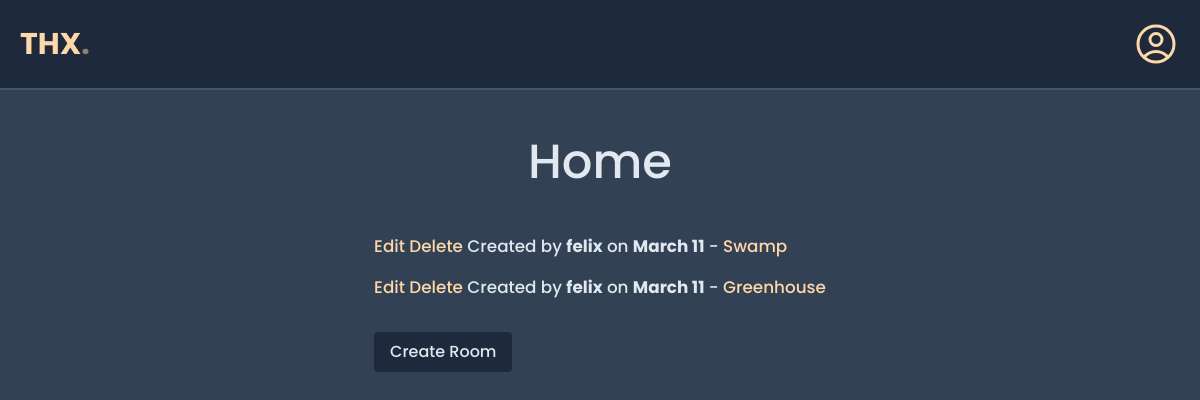
Before: / with the older database file.
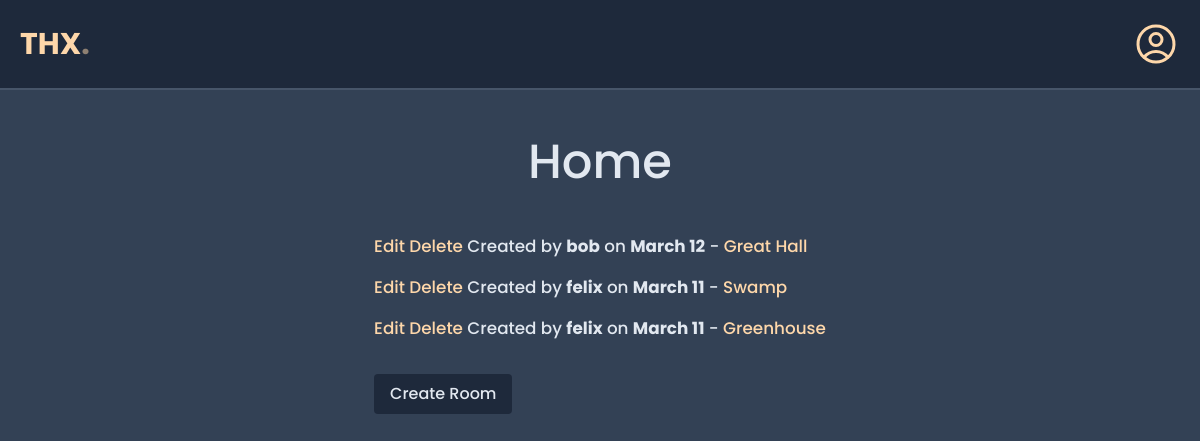
After: the same page with the newer database file.
### base/models.py (models this page shows, shortened)
class Room(models.Model):
    host = models.ForeignKey(User, on_delete=models.SET_NULL, null=True)
    name = models.CharField(max_length=100)
    description = models.TextField(null=True, blank=True)
    updated = models.DateTimeField(auto_now=True)
    created = models.DateTimeField(auto_now_add=True)
    class Meta:
        ordering = ["-created"]

### base/views.py (the view)
# urls.py: path("", views.home, name="home"),
def home(request):
    rooms = Room.objects.all()
    context = {"rooms": rooms, "title": "Home"}
    return render(request, "base/home.html", context)

### base/templates/base/home.html
{% extends "main.html" %} {% block content %}
<h1 class="text-5xl pb-12">Home</h1>
<div>
  {% for room in rooms %}
  <p class="pb-4">
    <a href="{% url 'edit' room.id %}" class="text-orange-200">Edit</a>
    <a href="{% url 'delete' room.id %}" class="text-orange-200">Delete</a>
    <span
      >Created by <strong>{{room.host.username}}</strong> on
      <strong>{{room.created|date:"F d"}}</strong> -
    </span>
    <a href="{% url 'room' room.id %}" class="text-orange-200">{{room.name}}</a>
  </p>
  {% endfor %}
  <button
    class="bg-slate-800 hover:text-orange-200 font-bold py-2 px-4 mt-4 rounded"
  >
    <a href="{% url 'create' %}">Create Room</a>
  </button>
</div>
{% endblock %}

### templates/main.html (shortened to what this page needs)
<!DOCTYPE html>
<html lang="en" class="h-full bg-slate-700">
  <head>
    <script src="https://cdn.tailwindcss.com"></script>
    {% load static %}
    <link rel="stylesheet" href="{% static '/style.css' %}" />
  </head>
  <body class="h-full">
    <nav
      class="flex justify-between items-center bg-slate-800 p-5 border-b-2 border-b-slate-600"
    >
      <a href="/" class="text-3xl text-orange-200 font-bold"
        >THX<span class="text-3xl text-orange-200 font-bold opacity-50"
          >.</span
        ></a
      >
      <a href="/admin">
      </a>
    </nav>
    <main class="flex flex-col justify-between items-center p-5 py-12">
      {% block content %} {% endblock %}
    </main>
  </body>
</html>

### static/style.css (style rules this page uses)
* { box-sizing: border-box; margin: 0; padding: 0; font-family: "Poppins", sans-serif; font-weight: 500; color: #e2e8f0; }
p { font-size: 1.05rem; }
a, button { -webkit-user-select: none; -moz-user-select: none; user-select: none; transition: all 0.12s ease-in-out; }

Changed rows visible on the page:
added Room: host.username "bob", created "March 12", name "Great Hall"
